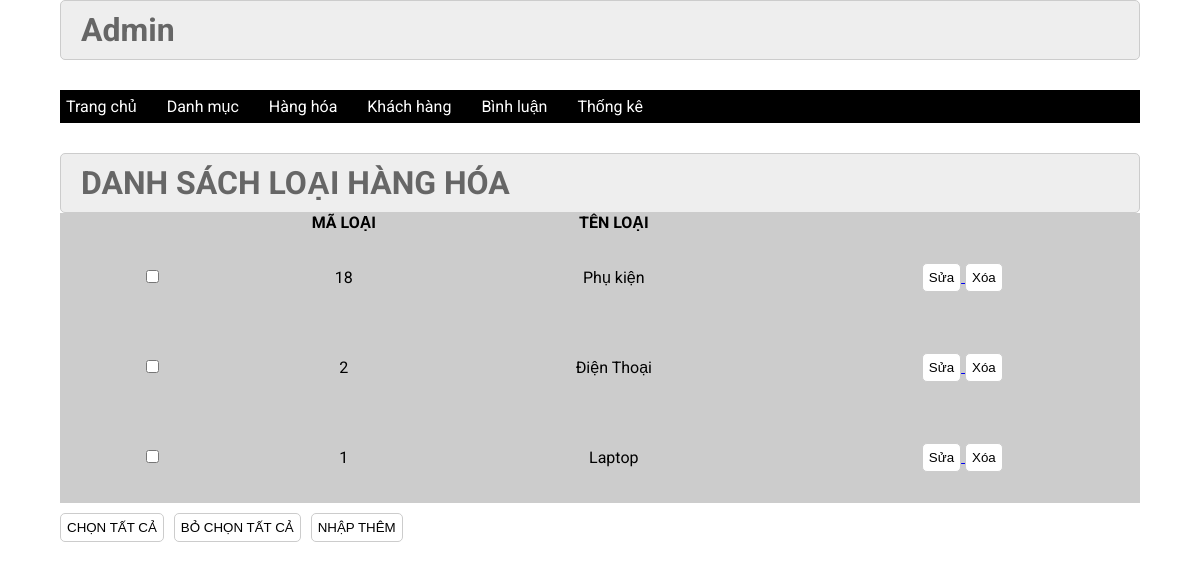
Screenshot of /admin/index.php?act=listdm with the database file from the repository.
### tables this page shows
CREATE TABLE `danhmuc` (
  `id` int(11) NOT NULL,
  `name` varchar(255) NOT NULL
);

### model/pdo.php (called while the page is built, shortened)
<?php
function pdo_get_connection(){
    $servername = "localhost";
    $username = "root";
    $password = "";
    try {
        $conn = new PDO("mysql:host=$servername;dbname=xshop", $username, $password);
        $conn->setAttribute(PDO::ATTR_ERRMODE, PDO::ERRMODE_EXCEPTION);
        return $conn;
    } catch(PDOException $e) {
        echo "Connection failed: " . $e->getMessage();
    }
}
function pdo_query($sql){
    $sql_args=array_slice(func_get_args(),1);
    try{
        $conn=pdo_get_connection();
        $stmt=$conn->prepare($sql);
        $stmt->execute($sql_args);
        $rows=$stmt->fetchAll();
        return $rows;
    }
    catch(PDOException $e){
        throw $e;
    }
    finally{
        unset($conn);
    }
}
?>

### model/danhmuc.php (called while the page is built, shortened)
<?php
function loadall_danhmuc(){
    $sql = "select * from danhmuc order by id desc ";
    $listdm  = pdo_query($sql);
    return $listdm;
}
?>

### admin/danhmuc/list.php (the view)
<div class="row2">
         <div class="row2 font_title">
          <h1>DANH SÁCH LOẠI HÀNG HÓA</h1>
         </div>
         <div class="row2 form_content ">
          <form action="index.php?act=listsp.php" method="POST">
           <div class="row2 mb10 formds_loai">
           <table>
            <tr>
                <th></th>
                <th>MÃ LOẠI</th>
                <th>TÊN LOẠI</th>
                <th></th>
            </tr>
            <?php
                foreach($listdm as $danhmuc){
                    extract($danhmuc);
                    $suadm = "index.php?act=suadm&id=".$id;
                    $xoadm = "index.php?act=xoadm&id=".$id;
                    echo '<tr>
                    <td><input type="checkbox" name="" id=""></td>
                    <td>'.$id.'</td>
                    <td>'.$name.'</td>
                    <td> <a href="'.$suadm.'"><input type="button" value="Sửa"> </a>
                    <a href="'.$xoadm.'"> <input type="button" value="Xóa"></a></td>
                </tr>';
                }
            ?>
           </table>
           </div>
           <div class="row mb10 ">
         <input class="mr20" type="button" value="CHỌN TẤT CẢ">
         <input  class="mr20" type="button" value="BỎ CHỌN TẤT CẢ">
            <a href="index.php?act=adddm"> <input  class="mr20" type="button" value="NHẬP THÊM"></a>
           </div>
          </form>
         </div>
        </div>
    </div>

### css/css.css (style rules this page uses)
:root { --white-color:#fff; --black-color:#000; --text-color:#333; }
* { margin:0; padding:0; box-sizing:border-box; }
body { font-family:'Roboto', sans-serif; }
.row { display:flex; width:100%; }
.row2 { float:left; width:100%; }
.mb10 { margin-bottom:10px; }
form { text-align:center; }
.form_account input[type="reset"], .form_account input[type="submit"], .form_content input[type="submit"], .form_content input[type="reset"], .form_content input[type="button"] { padding:6px; background:white; border:1px solid #CCC; border-radius:5px; }
.font_title { background-color:#EEE; border:1px #CCC solid; color:#666; border-radius:5px; padding:10px 20px; }
.mr20 { margin-right:10px; }
.formds_loai table { width:100%; border-collapse:collapse; background-color:#ccc; padding:40px; }
.formds_loai table td { padding:10px 20px; border:1px #ccc solid; padding:30px; }

### rows the page displays
danhmuc: id "18", name "Phụ kiện"
danhmuc: id "2", name "Điện Thoại"
danhmuc: id "1", name "Laptop"
